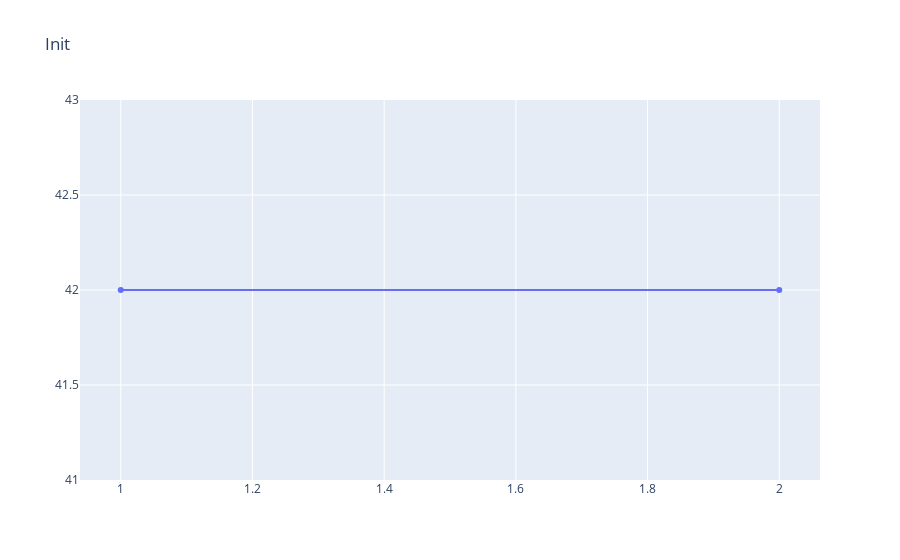

Notebook source saved alongside this figure:
### Code cell
import pandas as pd
import numpy as np
import datetime as dt
from itertools import product

import findspark
findspark.init()
import pyspark
from pyspark.sql import SparkSession
from pyspark.sql.functions import *
from pyspark.sql.types import *
from pyspark.ml.feature import VectorAssembler, StringIndexer, StandardScaler
from pyspark.ml.clustering import *
from pyspark.ml.evaluation import *
from pyspark.ml.tuning import CrossValidator, ParamGridBuilder
from pyspark.ml.stat import Correlation
from pyspark.ml.functions import vector_to_array

# iplot won't work because I've not installed the extension
import chart_studio.plotly as ply
import plotly.offline as plyoff
import plotly.graph_objects as go
import plotly.subplots as plysub

plyoff.init_notebook_mode(connected=True)
init = go.Figure(data=[go.Scatter(x=[1,2], y=[42,42])], layout=go.Layout(title='Init'))
plyoff.iplot(init)

pd.set_option('display.max_columns', None)

### Figure 1 — Plotly figure (JSON) as saved in the notebook; plotly's stock layout.template omitted (floating-point values rounded to 4 significant figures)
{"data": [{"type": "scatter", "x": [1, 2], "y": [42, 42]}], "layout": {"title": {"text": "Init"}}}
